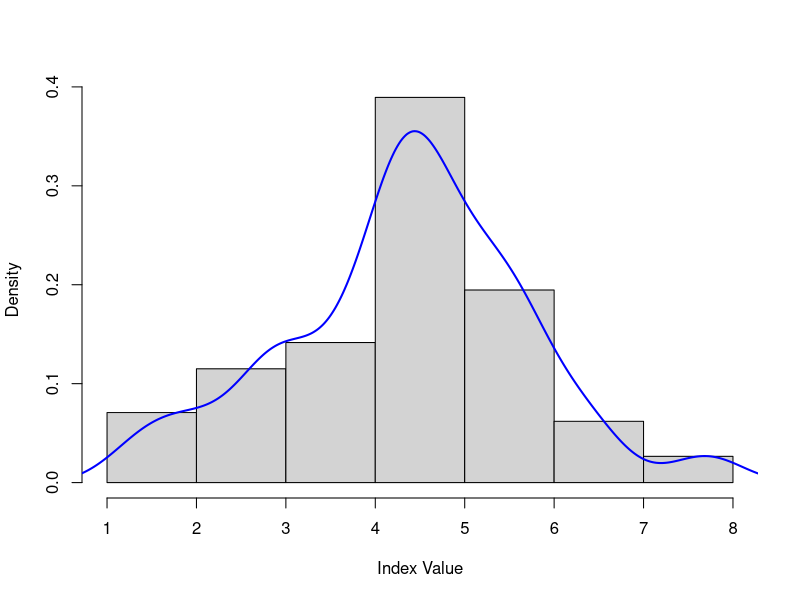

This chart was generated by the following R code:
## ---- chunk 1
# all library load statements here
install.packages("usethis")
r.version <- "4.3.2"
seed.val <- 123456
## ---- chunk 2
# Read the dataset and set it to a dataframe 
infection.df = read.csv("dataset2.csv")

infection.df = na.omit(infection.df)

infection.df$MedSchool = factor(infection.df$MedSchool)
infection.df$Region = factor(infection.df$Region)
## ---- chunk 3
hist(infection.df$InfctRsk, freq = FALSE, # freq = FALSE for density scale on y-axis
     main = "", # turn off the title as using the fig.cap
     xlab = "Index Value",
     ylab = "Density")
lines(density(infection.df$InfctRsk), col = "blue", lwd = 2)
## ---- chunk 4
